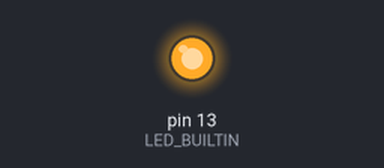
Recording of a program running on a simulated Arduino Uno, built with avr-gcc and run on an emulated ATmega328P. On the bench: output pins drawn as LEDs (lit = HIGH).

Above: at 0.15 s.
At 32.5 s:
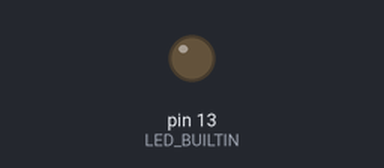
Timing chart, 0 to 44.5 s (numbered marks = the images above):
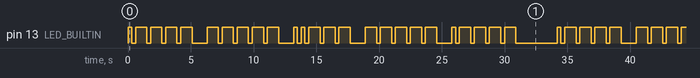

The program:

main.cpp
```cpp
#include <Arduino.h>

#define DOTTIME 300

void setup() {
  pinMode(LED_BUILTIN, OUTPUT);
}

const char* morse[] =
{
  "-----",  // 0
  ".----",  // 1
  "..---",  // 2
  "...--",  // 3
  "....-",  // 4
  ".....",  // 5
  "-....",  // 6
  "--...",  // 7
  "---..",  // 8
  "----.",  // 9
};

void sendDot() {
      digitalWrite(LED_BUILTIN, HIGH);
      delay(DOTTIME);
      digitalWrite(LED_BUILTIN, LOW);
}

void sendDash() {
      digitalWrite(LED_BUILTIN, HIGH);
      delay(3 * DOTTIME);
      digitalWrite(LED_BUILTIN, LOW);
}

void nextSymbol() {
      digitalWrite(LED_BUILTIN, LOW);
      delay(DOTTIME);
}

void nextLetter() {
      digitalWrite(LED_BUILTIN, LOW);
      delay(3 * DOTTIME);
}

void nextWord() {
      digitalWrite(LED_BUILTIN, LOW);
      delay(7 * DOTTIME);
}

void send(const char* symbol) {
  for (const char* ch = symbol; *ch; ch++) {
    if (*ch == '.') {
      sendDot();
    } else if (*ch == '-') {
      sendDash();
    }
    nextSymbol();
  }
}

const char* message = "10201";

void loop() {
  // put your main code here, to run repeatedly:
  for (const char* ch = message; *ch; ch++) {
    int num = *ch - '0';
    send(morse[num]);
    nextLetter();
  }
  nextWord();
}
```

Measured:
- by itself, pin 13 (LED_BUILTIN): moves between LOW and HIGH, repeating every 34.2 s
- by itself, everything shown: repeats every 34.2 s, in 50 steps
